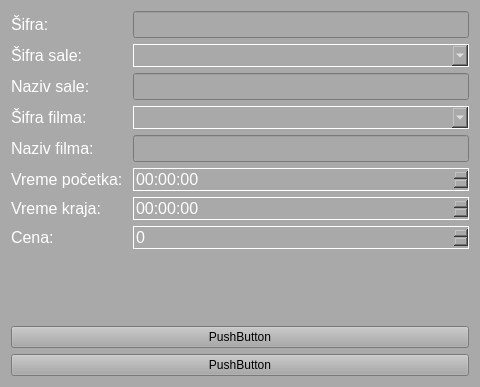
<?xml version="1.0" encoding="UTF-8"?>
<ui version="4.0">
 <class>Frame</class>
 <widget class="QFrame" name="Frame">
  <property name="geometry">
   <rect>
    <x>0</x>
    <y>0</y>
    <width>480</width>
    <height>387</height>
   </rect>
  </property>
  <property name="windowTitle">
   <string>Frame</string>
  </property>
  <property name="styleSheet">
   <string notr="true">background: darkgray</string>
  </property>
  <layout class="QVBoxLayout" name="verticalLayout">
   <item>
    <layout class="QFormLayout" name="formLayout">
     <property name="fieldGrowthPolicy">
      <enum>QFormLayout::AllNonFixedFieldsGrow</enum>
     </property>
     <item row="0" column="0">
      <widget class="QLabel" name="sifra_label">
       <property name="font">
        <font>
         <pointsize>12</pointsize>
        </font>
       </property>
       <property name="styleSheet">
        <string notr="true">color: white; lbl</string>
       </property>
       <property name="text">
        <string>Šifra: </string>
       </property>
      </widget>
     </item>
     <item row="0" column="1">
      <widget class="QLineEdit" name="sifra_input">
       <property name="enabled">
        <bool>false</bool>
       </property>
       <property name="font">
        <font>
         <pointsize>12</pointsize>
        </font>
       </property>
       <property name="styleSheet">
        <string notr="true">color: white; inp</string>
       </property>
      </widget>
     </item>
     <item row="1" column="0">
      <widget class="QLabel" name="sala_label">
       <property name="font">
        <font>
         <pointsize>12</pointsize>
        </font>
       </property>
       <property name="styleSheet">
        <string notr="true">color: white; lbl</string>
       </property>
       <property name="text">
        <string>Šifra sale:</string>
       </property>
      </widget>
     </item>
     <item row="1" column="1">
      <widget class="QComboBox" name="sala_cb">
       <property name="font">
        <font>
         <pointsize>12</pointsize>
        </font>
       </property>
       <property name="styleSheet">
        <string notr="true">color: white; border: 1px solid white; box</string>
       </property>
      </widget>
     </item>
     <item row="2" column="0">
      <widget class="QLabel" name="naziv_sale_label">
       <property name="font">
        <font>
         <pointsize>12</pointsize>
        </font>
       </property>
       <property name="styleSheet">
        <string notr="true">color: white; lbl</string>
       </property>
       <property name="text">
        <string>Naziv sale:</string>
       </property>
      </widget>
     </item>
     <item row="2" column="1">
      <widget class="QLineEdit" name="naziv_sale_input">
       <property name="enabled">
        <bool>false</bool>
       </property>
       <property name="font">
        <font>
         <pointsize>12</pointsize>
        </font>
       </property>
       <property name="styleSheet">
        <string notr="true">color: white; inp</string>
       </property>
      </widget>
     </item>
     <item row="3" column="0">
      <widget class="QLabel" name="film_label">
       <property name="font">
        <font>
         <pointsize>12</pointsize>
        </font>
       </property>
       <property name="styleSheet">
        <string notr="true">color: white; lbl</string>
       </property>
       <property name="text">
        <string>Šifra filma:</string>
       </property>
      </widget>
     </item>
     <item row="3" column="1">
      <widget class="QComboBox" name="film_cb">
       <property name="font">
        <font>
         <pointsize>12</pointsize>
        </font>
       </property>
       <property name="styleSheet">
        <string notr="true">color: white; border: 1px solid white; box</string>
       </property>
      </widget>
     </item>
     <item row="4" column="0">
      <widget class="QLabel" name="naziv_filma_label">
       <property name="font">
        <font>
         <pointsize>12</pointsize>
        </font>
       </property>
       <property name="styleSheet">
        <string notr="true">color: white; lbl</string>
       </property>
       <property name="text">
        <string>Naziv filma: </string>
       </property>
      </widget>
     </item>
     <item row="4" column="1">
      <widget class="QLineEdit" name="naziv_filma_input">
       <property name="enabled">
        <bool>false</bool>
       </property>
       <property name="font">
        <font>
         <pointsize>12</pointsize>
        </font>
       </property>
       <property name="styleSheet">
        <string notr="true">color: white; inp</string>
       </property>
       <property name="text">
        <string/>
       </property>
      </widget>
     </item>
     <item row="5" column="0">
      <widget class="QLabel" name="vreme_pocetka_label">
       <property name="font">
        <font>
         <pointsize>12</pointsize>
        </font>
       </property>
       <property name="styleSheet">
        <string notr="true">color: white; lbl</string>
       </property>
       <property name="text">
        <string>Vreme početka: </string>
       </property>
      </widget>
     </item>
     <item row="5" column="1">
      <widget class="QTimeEdit" name="vreme_pocetka_time">
       <property name="font">
        <font>
         <pointsize>12</pointsize>
        </font>
       </property>
       <property name="styleSheet">
        <string notr="true">color: white; border: 1px solid white; box</string>
       </property>
      </widget>
     </item>
     <item row="6" column="0">
      <widget class="QLabel" name="vreme_kraja_label">
       <property name="font">
        <font>
         <pointsize>12</pointsize>
        </font>
       </property>
       <property name="styleSheet">
        <string notr="true">color: white; lbl</string>
       </property>
       <property name="text">
        <string>Vreme kraja:  </string>
       </property>
      </widget>
     </item>
     <item row="6" column="1">
      <widget class="QTimeEdit" name="vreme_kraja_time">
       <property name="enabled">
        <bool>false</bool>
       </property>
       <property name="font">
        <font>
         <pointsize>12</pointsize>
        </font>
       </property>
       <property name="styleSheet">
        <string notr="true">color: white; border: 1px solid white; box</string>
       </property>
      </widget>
     </item>
     <item row="7" column="0">
      <widget class="QLabel" name="cena_label">
       <property name="font">
        <font>
         <pointsize>12</pointsize>
        </font>
       </property>
       <property name="styleSheet">
        <string notr="true">color: white; lbl</string>
       </property>
       <property name="text">
        <string>Cena: </string>
       </property>
      </widget>
     </item>
     <item row="7" column="1">
      <widget class="QSpinBox" name="cena_sb">
       <property name="font">
        <font>
         <pointsize>12</pointsize>
        </font>
       </property>
       <property name="styleSheet">
        <string notr="true">color: white; border: 1px solid white; box</string>
       </property>
       <property name="maximum">
        <number>9999999</number>
       </property>
      </widget>
     </item>
    </layout>
   </item>
   <item>
    <widget class="QPushButton" name="confirm_button">
     <property name="text">
      <string>PushButton</string>
     </property>
    </widget>
   </item>
   <item>
    <widget class="QPushButton" name="cancel_button">
     <property name="text">
      <string>PushButton</string>
     </property>
    </widget>
   </item>
  </layout>
 </widget>
 <resources/>
 <connections/>
</ui>
